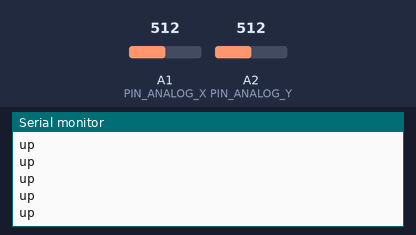
This sketch was run on a simulated Arduino Uno, built with avr-gcc and run on an emulated ATmega328P. Parts: the last lines printed to the serial monitor. The test bench sets the inputs (shaded band); at power-on: A1 (PIN_ANALOG_X) = 512, A2 (PIN_ANALOG_Y) = 512.

Above: at 1.2 s.
1.3 s: A1 (PIN_ANALOG_X) set to 489
At 1.8 s:
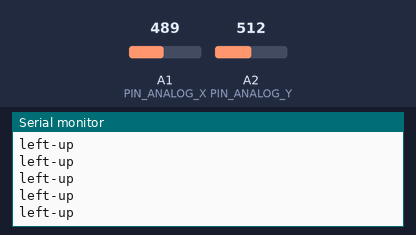
3.2 s: A2 (PIN_ANALOG_Y) set to 504
At 4.0 s:
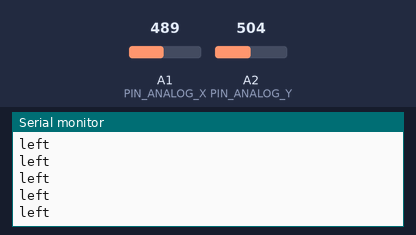

The sketch:

JOYSTICK_demo.ino
```cpp
const byte PIN_ANALOG_X = 1;
const byte PIN_ANALOG_Y = 2;

const int X_THRESHOLD_LOW = 505;
const int X_THRESHOLD_HIGH = 515;

const int Y_THRESHOLD_LOW = 500;
const int Y_THRESHOLD_HIGH = 510;

int x_position;
int y_position;

int x_direction;
int y_direction;

void setup() {
  Serial.begin(9600);
}

void loop () {
  x_direction = 0;
  y_direction = 0;

  x_position = analogRead(PIN_ANALOG_X);
  y_position = analogRead(PIN_ANALOG_Y);


  if (x_position > X_THRESHOLD_HIGH) {
    x_direction = 1;
  } else if (x_position < X_THRESHOLD_LOW) {
    x_direction = -1;
  }

  if (y_position > Y_THRESHOLD_HIGH) {
    y_direction = 1;
  } else if (y_position < Y_THRESHOLD_LOW) {
    y_direction = -1;
  }


  if (x_direction == -1) {
      if (y_direction == -1) {
        Serial.println("left-down");
      } else if (y_direction == 0) {
        Serial.println("left");
      } else {
        // y_direction == 1
        Serial.println("left-up");
      }
  } else if (x_direction == 0) {
      if (y_direction == -1) {
        Serial.println("down");
      } else if (y_direction == 0) {
        Serial.println("centered");
      } else {
        // y_direction == 1
        Serial.println("up");
      }
  } else {
      // x_direction == 1
      if (y_direction == -1) {
        Serial.println("right-down");
      } else if (y_direction == 0) {
        Serial.println("right");
      } else {
        // y_direction == 1
        Serial.println("right-up");
      }
  }
}
```

Measured:
- the behaviour switches between 505 and 504 on A1 (PIN_ANALOG_X) (found by bisection; images 0 and 1)
- the behaviour switches between 511 and 510 on A2 (PIN_ANALOG_Y) (found by bisection; images 1 and 2)
- after the input at 1.3 s, the serial monitor: prints a new line after 0.07 s (image 1)
- after the input at 3.2 s, the serial monitor: prints a new line after 0.07 s (image 2)
